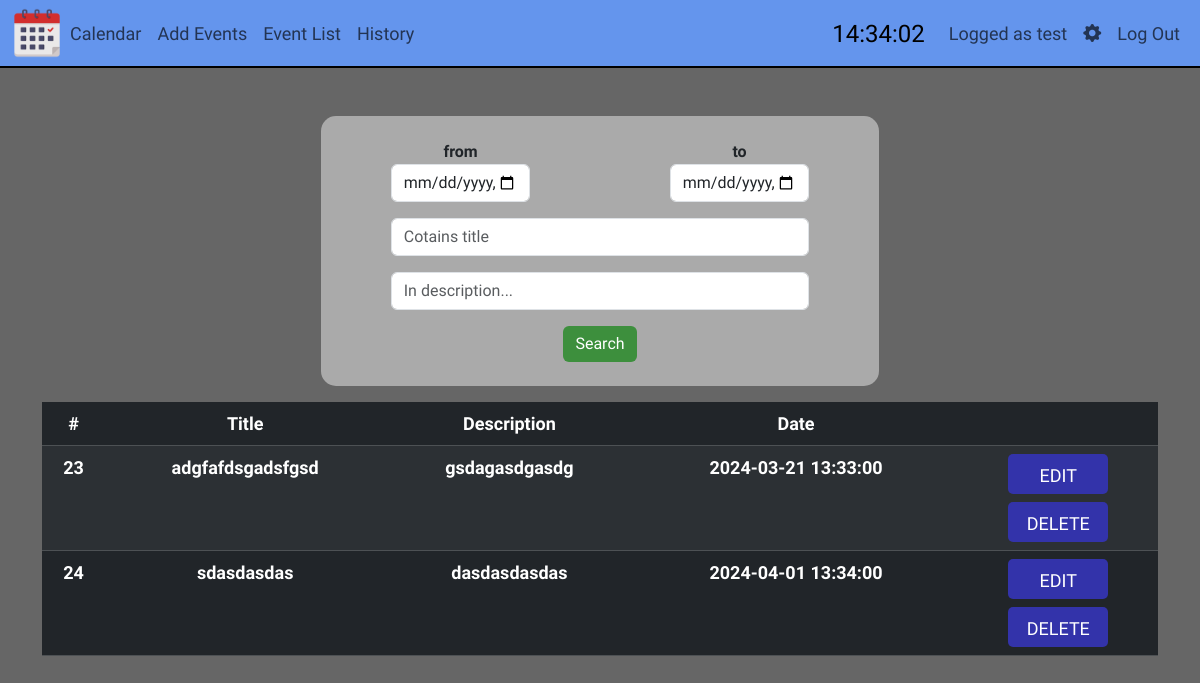
The app's page /list (signed in) with its own data.
### tables this page shows
CREATE TABLE users (id INTEGER PRIMARY KEY AUTOINCREMENT NOT NULL, username TEXT NOT NULL, hash TEXT NOT NULL, email TEXT NOT NULL);

CREATE TABLE events (id INTEGER PRIMARY KEY AUTOINCREMENT NOT NULL, user_id INTEGER NOT NULL, title TEXT NOT NULL, description TEXT NOT NULL, date TEXT NOT NULL, FOREIGN KEY(user_id) REFERENCES users(id));

### app.py (the view)
@app.route("/list", methods=['GET', 'POST'])
@login_required
def list():
    mainusername = db.execute("SELECT username FROM users WHERE id = ?", session["user_id"])[0]["username"]
    datenow = datetime.now().strftime("%Y-%m-%dT%H:%M")
    rows = db.execute("SELECT * FROM events WHERE user_id = ?", session["user_id"])
    if request.method == "POST":
        fdate = request.form.get("fromdate")
        tdate = request.form.get("todate")
        if fdate == "" and tdate == "":
            fromdate = "1970-01-01T00:00"
            todate = "9999-12-31T23:59"
        elif fdate == "":
            fromdate = "9999-12-31T23:59"
        elif tdate == "":
            todate = "9999-12-31T23:59"
        else:
            fromdate = datetime.strptime(str(fdate), '%Y-%m-%dT%H:%M')
            todate = datetime.strptime(str(tdate), '%Y-%m-%dT%H:%M')
        title = request.form.get("title")
        desc = request.form.get("description")
        rows = db.execute("SELECT * FROM events WHERE title LIKE ? AND description LIKE ? AND date >= ? AND date <= ? AND user_id = ?", "%" + title + "%", "%" + desc + "%", fromdate, todate, session["user_id"])
        return render_template("list.html", datenow=datenow, rows=rows, mainusername=mainusername)
    else:
        return render_template("list.html", datenow=datenow, rows=rows, mainusername=mainusername)

### app.py (called while the page is built)
def login_required(f):
    @wraps(f)
    def decorated_function(*args, **kwargs):
        if session.get("user_id") is None:
            return redirect("/login")
        return f(*args, **kwargs)
    return decorated_function

@app.after_request
def after_request(response):
    response.headers["Cache-Control"] = "no-cache, no-store, must-revalidate"
    response.headers["Expires"] = 0
    response.headers["Pragma"] = "no-cache"
    return response

@app.template_filter()
def format_datetime(value):
    return datetime.strptime(value, "%Y-%m-%dT%H:%M")

### templates/list.html (shortened to what this page needs)
{% extends "layout.html" %}
{% block user %}
    {{ mainusername }}
{% endblock %}
{% block main %}
<div class="d-flex justify-content-center mb-3">
    <form action="/list" method="post" class="formbg py-4 w-50">
        <div class="list d-flex justify-content-around mb-3">
            <div class="w-25">
                from
                <input class="form-control" name="fromdate" type="datetime-local">
            </div>
            <div class="w-25">
                to
                <input class="form-control" name="todate" type="datetime-local">
            </div>
        </div>
        <div class="mx-auto w-75 mb-3">
            <input class="form-control" name="title" type="text" placeholder="Cotains title">
        </div>
        <div class="mx-auto w-75 mb-3">
            <input class="form-control" name="description" type="text" placeholder="In description...">
        </div>
        <button class="btn btn-primary" type="submit">Search</button>
    </form>
</div>
{% if (rows | length) > 0 %}
<table class="table table-striped table-dark">
    <thead>
        <tr>
            <th scope="col">#</th>
            <th scope="col">Title</th>
            <th scope="col">Description</th>
            <th scope="col">Date</th>
            <th></th>
        </tr>
    </thead>
    <tbody>
            {% for row in rows %}
            <tr>
                <td> {{ row.id }} </td>
                <td> {{ row.title }} </td>
                <td> {{ row.description }}
                <td> {{ row.date | format_datetime }} </td>
                <td>
                <form action="/edit" method="post">
                    <button class="btnlist mb-2 p-2" name="edit_btn" value="{{row.id}}">EDIT</button>
                </form>
                    <button class="btnlist p-2" id="popupBtn">DELETE</button>
                </td>
            </tr>
            {% endfor %}
    </tbody>
</table>
{% endif %}
{% endblock %}

### static/styles.css (style rules this page uses)
body { font-family: "Dosis", sans-serif; background-color: #666666; }
.btn { background-color: #3d8f3d; border: none; }
.btnlist { background-color: #3333aa; border: none; border-radius: 5px; color: white; height: 40px; width: 100px; }
.formbg { background-color: #aaaaaa; border-radius: 15px; }
.list { font-weight: 600; }
table { font-weight: 600; font-size: 18px; }

### records on screen
users: username "test"
events: id "23", title "adgfafdsgadsfgsd", description "gsdagasdgasdg", date "2024-03-21 13:33:00"
events: id "24", title "sdasdasdas", description "dasdasdasdas", date "2024-04-01 13:34:00"
